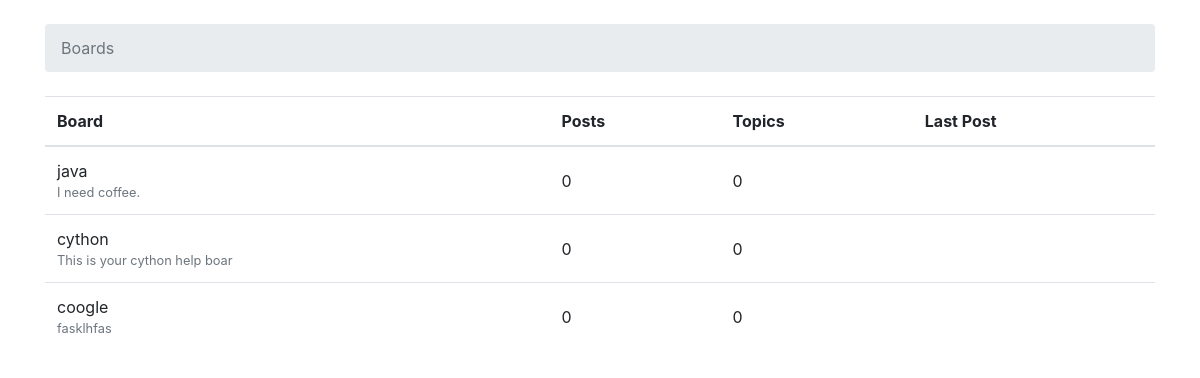
Before: / with the older database file.
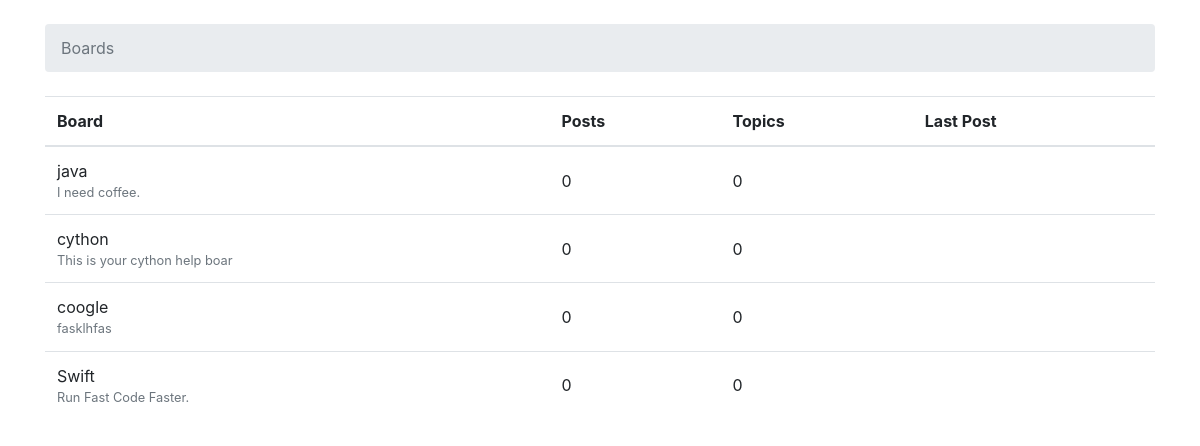
After: the same page with the newer database file.
### DiscussionBoard/models.py (models this page shows, shortened)
class Board(models.Model):
    name = models.CharField(max_length = 30, unique = True)
    description = models.CharField(max_length = 100)

### DiscussionBoard/views.py (the view)
# urls.py: path('',views.HomePageView,name='home'),
def HomePageView(request):
    boards = Board.objects.all()
    """for board in boards:
        board_names.append((board.name))
        http_response = '<br>'.join(board_names)
"""
    return render(request, 'home.html', {'boards': boards})

### templates/home.html (shortened to what this page needs)
{% load static %}<!DOCTYPE html>
<html>
  <head>
    <link rel="stylesheet" href="{% static 'css/bootstrap.min.css' %}">
  </head>
  <body>
    <div class="container">
      <ol class="breadcrumb my-4">
        <li class="breadcrumb-item active">Boards</li>
      </ol>
      <table class="table">
        <thead class="thead-inverse">
          <tr>
            <th>Board</th>
            <th>Posts</th>
            <th>Topics</th>
            <th>Last Post</th>
          </tr>
        </thead>
        <tbody>
          {% for board in boards %}
            <tr>
              <td>
                {{ board.name }}
                <small class="text-muted d-block">{{ board.description }}</small>
              </td>
              <td class="align-middle">0</td>
              <td class="align-middle">0</td>
              <td></td>
            </tr>
          {% endfor %}
        </tbody>
      </table>
    </div>
  </body>
</html>

Changed rows visible on the page:
added Board: name "Swift", description "Run Fast Code Faster."
